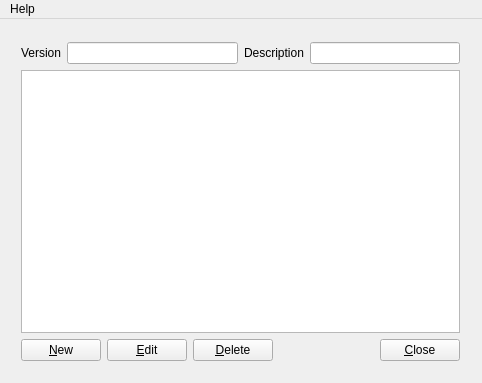
<?xml version="1.0" encoding="UTF-8"?>
<ui version="4.0">
 <class>LaycanEditor</class>
 <widget class="QMainWindow" name="LaycanEditor">
  <property name="windowModality">
   <enum>Qt::NonModal</enum>
  </property>
  <property name="geometry">
   <rect>
    <x>0</x>
    <y>0</y>
    <width>482</width>
    <height>383</height>
   </rect>
  </property>
  <property name="windowTitle">
   <string>LaycanEditor</string>
  </property>
  <property name="toolButtonStyle">
   <enum>Qt::ToolButtonIconOnly</enum>
  </property>
  <widget class="QWidget" name="centralWidget">
   <widget class="QWidget" name="">
    <property name="geometry">
     <rect>
      <x>10</x>
      <y>12</y>
      <width>461</width>
      <height>341</height>
     </rect>
    </property>
    <layout class="QVBoxLayout" name="verticalLayout_2">
     <item>
      <layout class="QHBoxLayout" name="horizontalLayout_4">
       <item>
        <layout class="QHBoxLayout" name="horizontalLayout_2">
         <item>
          <widget class="QLabel" name="label">
           <property name="text">
            <string>Version</string>
           </property>
          </widget>
         </item>
         <item>
          <widget class="QLineEdit" name="lineEdit"/>
         </item>
        </layout>
       </item>
       <item>
        <layout class="QHBoxLayout" name="horizontalLayout_3">
         <item>
          <widget class="QLabel" name="label_2">
           <property name="text">
            <string>Description</string>
           </property>
          </widget>
         </item>
         <item>
          <widget class="QLineEdit" name="lineEdit_2"/>
         </item>
        </layout>
       </item>
      </layout>
     </item>
     <item>
      <layout class="QVBoxLayout" name="verticalLayout_4">
       <item>
        <layout class="QVBoxLayout" name="verticalLayout">
         <item>
          <widget class="QTableView" name="tableView"/>
         </item>
         <item>
          <layout class="QHBoxLayout" name="horizontalLayout">
           <item>
            <widget class="QPushButton" name="btnNew">
             <property name="text">
              <string>&amp;New</string>
             </property>
            </widget>
           </item>
           <item>
            <widget class="QPushButton" name="btnEdit">
             <property name="text">
              <string>&amp;Edit</string>
             </property>
            </widget>
           </item>
           <item>
            <widget class="QPushButton" name="btnDelete">
             <property name="text">
              <string>&amp;Delete</string>
             </property>
            </widget>
           </item>
           <item>
            <spacer name="horizontalSpacer">
             <property name="orientation">
              <enum>Qt::Horizontal</enum>
             </property>
             <property name="sizeHint" stdset="0">
              <size>
               <width>120</width>
               <height>20</height>
              </size>
             </property>
            </spacer>
           </item>
           <item>
            <widget class="QPushButton" name="btnClose">
             <property name="text">
              <string>&amp;Close</string>
             </property>
            </widget>
           </item>
          </layout>
         </item>
        </layout>
       </item>
      </layout>
     </item>
    </layout>
   </widget>
  </widget>
  <widget class="QMenuBar" name="menuBar">
   <property name="geometry">
    <rect>
     <x>0</x>
     <y>0</y>
     <width>482</width>
     <height>22</height>
    </rect>
   </property>
   <widget class="QMenu" name="menuHelp">
    <property name="title">
     <string>Help</string>
    </property>
    <addaction name="actionAbout"/>
   </widget>
   <addaction name="menuHelp"/>
  </widget>
  <action name="actionAbout">
   <property name="text">
    <string>About</string>
   </property>
  </action>
 </widget>
 <layoutdefault spacing="6" margin="11"/>
 <resources/>
 <connections/>
</ui>
